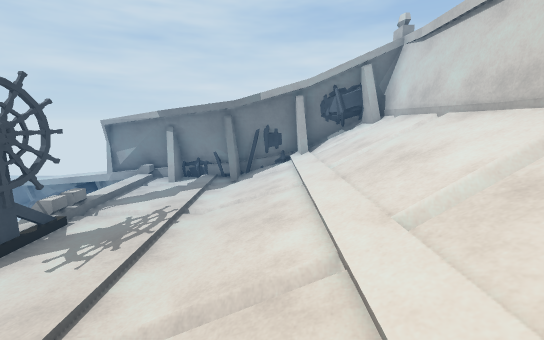
[1] (above)

12 first-person views from a walk through a Unity game level. The camera is 1.5 m above the floor, tilts 10° down and sees 90° across. The floor is counted in squares, 1 m on a side. Each view is taken from the middle of a square. On the plan, view 1 faces up. The plan holds only what a view shows up to about 14 squares ahead; the rest is blank. The place goes on beyond the plan. Some animated figures are left out. Some surface patterns are stand-ins.

[2]
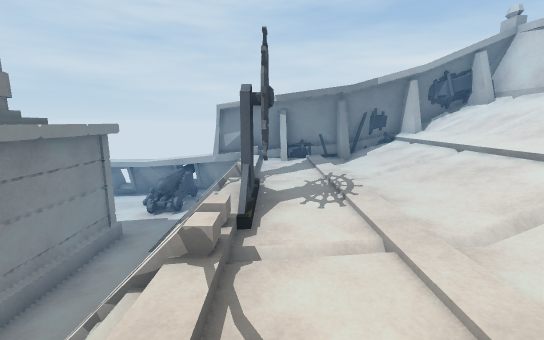

[3]
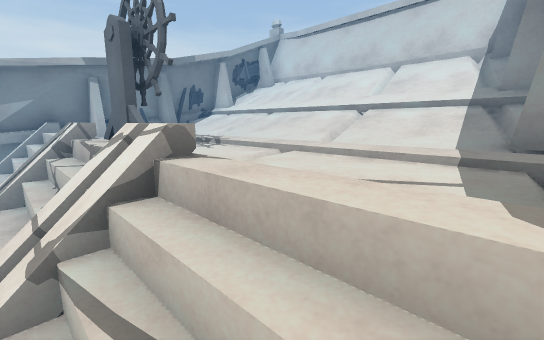

[4]
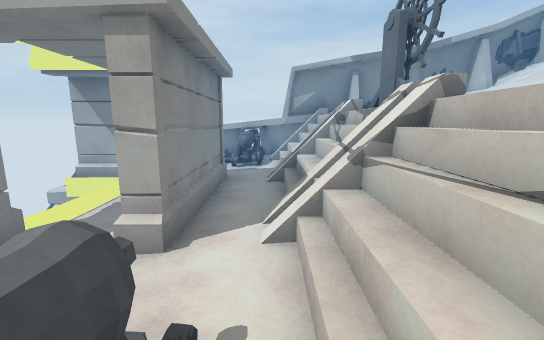

[5]
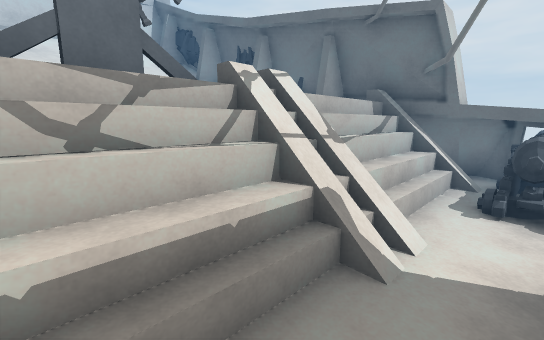

[6]
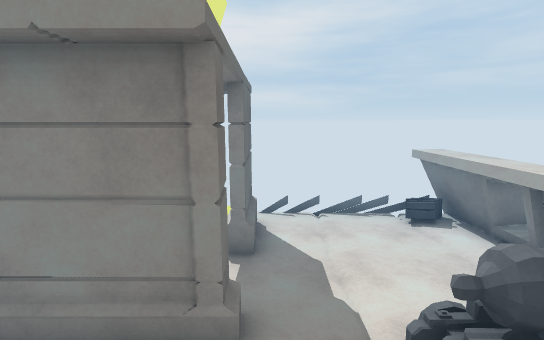

[7]
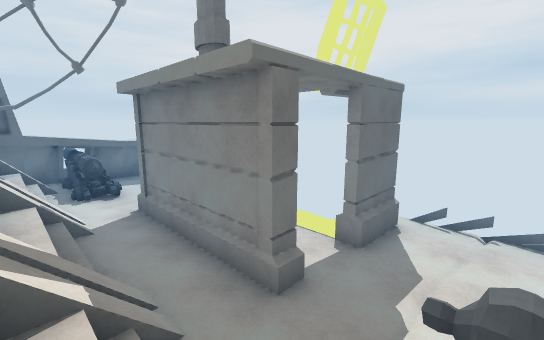

[8]
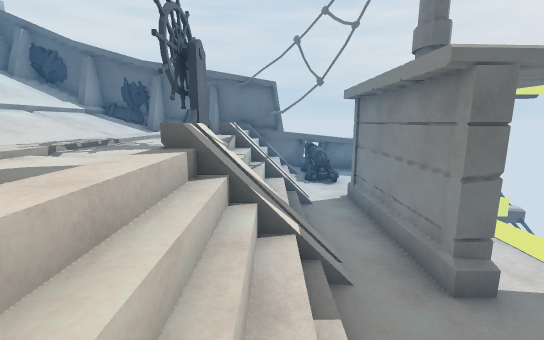

[9]
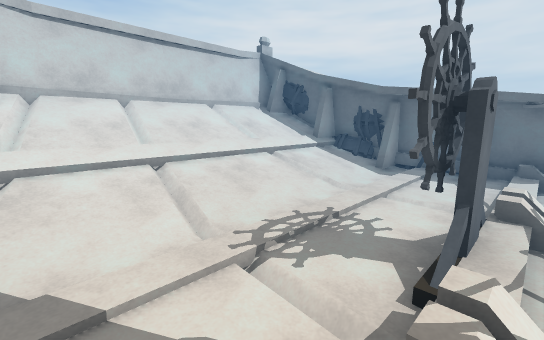

[10]
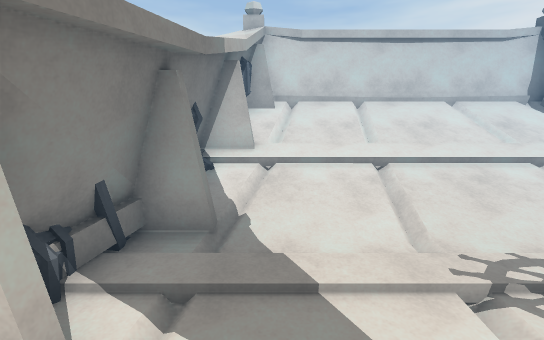

[11]
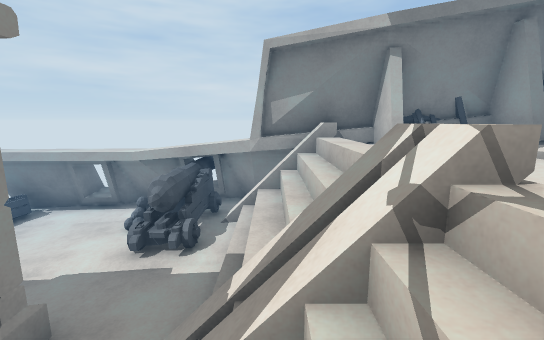

[12]
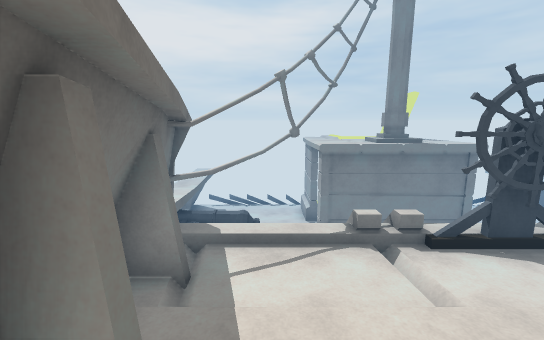

### Floor plan
Key: @ floor where view 1 was taken; # wall or solid block; x gap in a wall; . main floor; : floor 0.25 m higher than the main floor; - floor 0.25 m lower than the main floor; + floor 1.75 m higher than the main floor; * floor 2 m higher than the main floor; _ floor 7.25 m lower than the main floor; / step, stairs or slope; = window, fence, low wall or low ledge; v drop or lower ground; W wheel.
Columns run from 14 left of view 1 to 4 right of it. Each row starts with its distance up from view 1.
 11 ###########
 10  ---. =//=##
  9  --...#://#########
  8  ---...://***//==##
  7  -==...://***/////#
  6 vx##.#.//////////=#
  5    _.#.://W**/////#
  4    _.#.://W**/////#
  3    _.#.://W**////=#
  2 vx##.#./////+/////#
  1  --. ..://***/////#
  0  --. .=://***/@####
 -1  --  .=:///######
 -2  -  ..=/#####
 -3  #########

Positions as (right, up) in squares from view 1, and headings:
1: (0, 0), facing up
2: (-4, -1), facing up
3: (-6, -1), facing up-right
4: (-7, -2), facing up
5: (-8, 5), facing down-right
6: (-6, 7), facing left
7: (-6, 9), facing down-left
8: (-6, 10), facing down
9: (-5, 8), facing down-right
10: (-5, 8), facing right
11: (-6, 4), facing up
12: (0, 0), facing left
